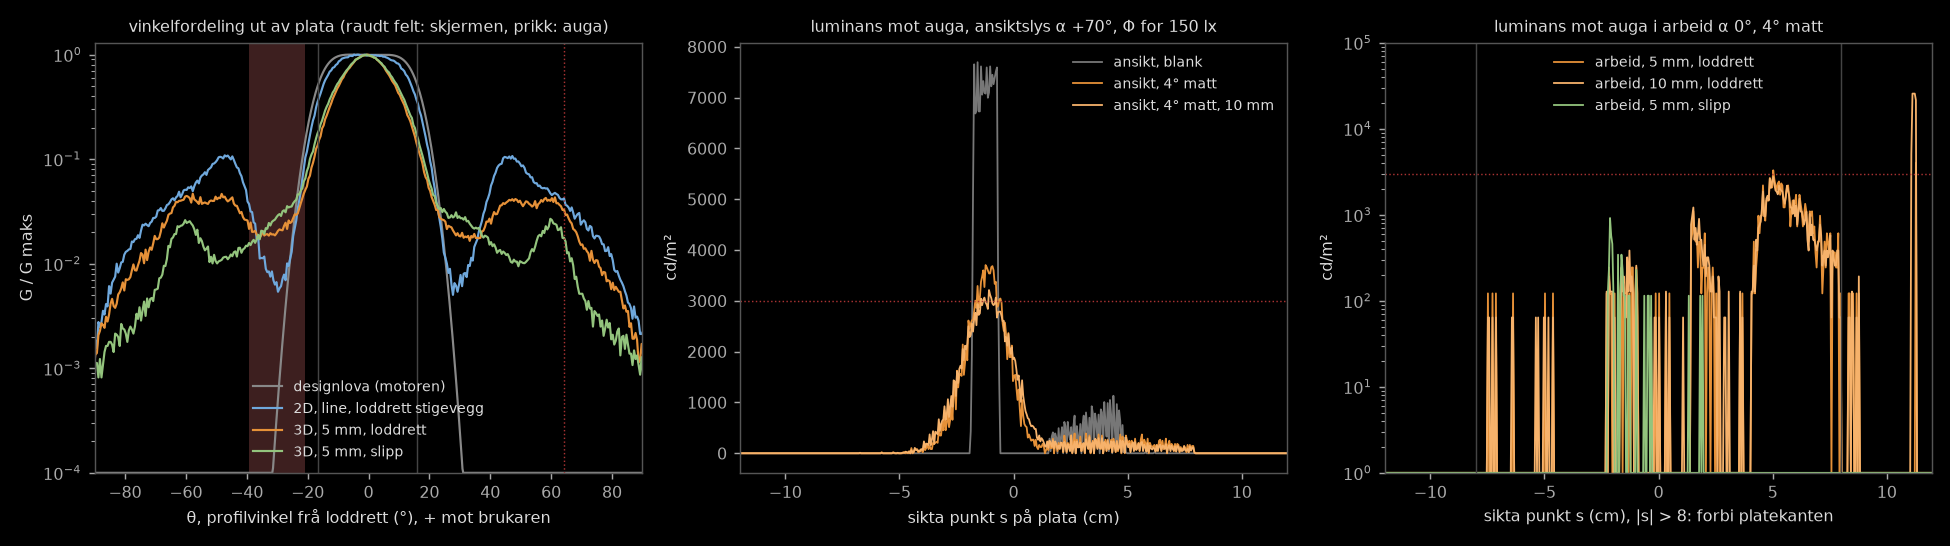

The script that saved this image:
# -*- coding: utf-8 -*-
"""Gransking, linse: prismeoptikken i (c). Uavhengig strålesporar for hovudet i form04 (FINAL).

Eigen kode frå grunnformlane: lambertsk utsending, Snell på vektorform, Fresnel (upolarisert) ved kvar flate,
totalrefleksjon, Monte Carlo-val mellom refleksjon og transmisjon (forventingsrett), fleire sprett.
Ingen import av felles.py eller form04/motor.py. Tal derifrå er skrivne av som konstantar (merkte).

Geometri i snittet (s, z): s = fram (mot brukaren ved α 0), z = ned frå LED-aksen. Retningar er 3D (dx, ds, dz),
flatene er 2D (lineær struktur, normalane har ingen x-del), så skeive strålar vert rett brotne (Bravais).
  LED: lambertsk stripe z = 0, |s| <= w/2.  Renne: veggar s = ±8 mm frå z = -15 til +5 mm (som geometri() i motor.py),
  svarte (motoren reknar lyset dei tek som tapt).  Plate: PMMA n 1,49, overside z = 50 mm (flat), botn z = 53 mm,
  riller under botnen med deling p. Kvar rille: aktiv fasett med vinkel τ frå designlova og ein stigevegg
  (loddrett, eller med slipp β), valfri avrunding r i alle hjørne (tupp og dal).
Designlova (attgjeven frå docstring/optikk() i motor.py, ikkje kalla): lambertsk vifte inn, kumulativ fluks lineær i
tan θ ut mellom kantane av oppgåvesona, normalen til fasetten frå Snell på vektorform.

Køyr: PYTHONIOENCODING=utf-8 python prisme.py   (om lag 2-4 min, éin prosess, éin tråd)
"""
import math, json, os, sys, time
import numpy as np
from numba import njit

HER = os.path.dirname(os.path.abspath(__file__))
T0 = time.time()

# ---------------- konstantar skrivne av ----------------
# felles.py l.17-33
SX0, SX1, SY, SZ0, SZ1 = -0.275, 0.275, 0.45, 0.10, 0.42
WALL = 0.75
EYES = np.array([[0.0, -0.30, 0.45], [-0.15, -0.30, 0.45], [0.15, -0.30, 0.45]])
TX, TY = np.linspace(-0.30, 0.30, 7), np.linspace(0.05, 0.40, 5)
WX, WZ = np.linspace(-0.70, 0.70, 8), np.linspace(0.05, 1.20, 6)
DX_, DY_ = np.linspace(-0.68, 0.68, 8), np.linspace(0.02, 0.73, 5)
E_TASK, E_FACE, L_MAX, DIM = 500.0, 150.0, 3000.0, 0.25
RHO_VEGG = 0.75                                     # som lysstudie.py / fotometri_ab.py
# form04/motor.py FINAL
n = 1.49
L, BP, D, TP, YS, ZS, Y1, Y2 = 0.60, 0.16, 0.05, 0.003, 0.22, 0.70, 0.02, 0.43
SIG = math.radians(4.0)                             # mattering (motoren: gauss 4° på θ)
CW, ZC, WT = 0.008, 0.005, 0.0015                   # renne: halvbreidd, underkant under LED, veggtjukn (geometri())
COL = ((-0.05, 0.512, 0.004), (0.05, 0.542, 0.76))   # søyle (COL_Y, COL_F, COL_W, za+COL_F)
ARM = ((-0.05, 0.208, 0.73), (0.05, 0.542, 0.76))    # arm over hovudet (ys-0,012 .. COL_Y+COL_F, za .. za+COL_F)
# påstandar i tal.csv / skjerm.json (til samanlikning)
MOTOR = dict(eta=0.7388, samla=0.848, T_fresnel=0.917, RISS=0.95, rille_min=-64.51, rille_maks=65.30, innfall_maks=30.61,
             vifte_fra=-16.70, vifte_til=15.95, Phi=432.737, U0=0.6878, E_skjerm=8.784, E_skjerm_maks=37.50, Ev_stem=39.99,
             R_stem=1.0, L_ansikt_snitt=658.6, Phi_ansikt=79.30, L_auga_arb=10.60)
TH1, TH2 = math.atan((YS - Y2) / ZS), math.atan((YS - Y1) / ZS)
ZB = D + TP


# ---------------- designlova (eigen kode) ----------------
def designlov(npts=8001):
    phm = math.atan(BP / 2 / D)
    ph = np.linspace(-phm, phm, npts)
    F = (np.sin(ph) + math.sin(phm)) / (2 * math.sin(phm))
    th = np.arctan(math.tan(TH1) + F * (math.tan(TH2) - math.tan(TH1)))
    pi_ = np.arcsin(np.sin(ph) / n)
    tau = np.arctan2(n * np.sin(pi_) - np.sin(th), n * np.cos(pi_) - np.cos(th))
    s_top = D * np.tan(ph)
    s_bot = s_top + TP * np.tan(pi_)
    return dict(ph=ph, th=th, pi=pi_, tau=tau, s_top=s_top, s_bot=s_bot, phm=phm)


DL = designlov()


def bue(V, u1, u2, r, nseg=6):
    """Avrunding av hjørnet V (inn-retning u1, ut-retning u2) med radius r. Returnerer punkt langs bogen."""
    c = float(np.clip(u1 @ u2, -1, 1))
    Dl = math.acos(c)                       # svingvinkel
    if Dl < 1e-6 or r <= 0:
        return [V]
    t = r * math.tan(Dl / 2)
    T1, T2 = V - u1 * t, V + u2 * t
    b = u2 - u1; b /= np.linalg.norm(b)
    C = V + b * r / math.cos(Dl / 2)
    a1 = math.atan2(*(T1 - C)[::-1]); a2 = math.atan2(*(T2 - C)[::-1])
    da = (a2 - a1 + math.pi) % (2 * math.pi) - math.pi
    return [C + r * np.array([math.cos(a1 + da * k / nseg), math.sin(a1 + da * k / nseg)]) for k in range(nseg + 1)]


def profil(p=0.0008, slipp='loddrett', r=0.0, kart='botn'):
    """Underside som polyline (s, z) frå venstre til høgre, med type per segment (2 fasett, 3 stigevegg, 4 avrunding)."""
    K = int(round(BP / p)); p = BP / K
    e = -BP / 2 + np.arange(K + 1) * p
    m = (e[:-1] + e[1:]) / 2
    sk = DL['s_bot'] if kart == 'botn' else DL['s_top']
    tau = np.interp(m, sk, DL['tau']); th = np.interp(m, sk, DL['th']); pi_ = np.interp(m, sk, DL['pi'])
    if slipp == 'loddrett':
        beta = np.zeros(K)
    else:   # slipp mellom utgangsstrålen (når han går utover) og den indre strålen: ingen av dei treffer veggen
        beta = 0.5 * (np.maximum(th * np.sign(tau), 0) + np.abs(pi_))
    V = [np.array([e[0], ZB])]; typ = []
    for k in range(K):
        tk, bk = tau[k], beta[k]
        if abs(tk) < 1e-9:
            V.append(np.array([e[k + 1], ZB])); typ.append(2); continue
        mt = math.tan(abs(tk)); h = p * mt / (1 + mt * math.tan(bk))
        if tk > 0:      # djup ende til venstre: stigevegg, så fasett
            V.append(np.array([e[k] + h * math.tan(bk), ZB + h])); typ += [3, 2]
        else:           # fasett, så stigevegg
            V.append(np.array([e[k + 1] - h * math.tan(bk), ZB + h])); typ += [2, 3]
        V.append(np.array([e[k + 1], ZB]))
    # midten: celle med τ<0 følgd av τ>0 deler djup kant, fjern felles botnpunkt (to stigeveggar mot kvarandre)
    V2, T2 = [V[0]], []
    i = 1; j = 0
    Vs = V; ts = typ
    while i < len(Vs):
        if i + 1 < len(Vs) and j + 1 < len(ts) and ts[j] == 3 and ts[j + 1] == 3 and abs(Vs[i][1] - ZB) < 1e-12:
            T2.append(3); V2.append(Vs[i + 1]); i += 2; j += 2; continue
        V2.append(Vs[i]); T2.append(ts[j]); i += 1; j += 1
    V, typ = V2, T2
    if r > 0:
        V3, T3 = [V[0]], []
        for i in range(1, len(V) - 1):
            u1 = V[i] - V[i - 1]; u1 /= np.linalg.norm(u1)
            u2 = V[i + 1] - V[i]; u2 /= np.linalg.norm(u2)
            lim = 0.45 * min(np.linalg.norm(V[i] - V[i - 1]), np.linalg.norm(V[i + 1] - V[i]))
            Dl = math.acos(float(np.clip(u1 @ u2, -1, 1)))
            rr = min(r, lim / max(math.tan(Dl / 2), 1e-9)) if Dl > 1e-6 else 0.0
            pts = bue(V[i], u1, u2, rr)
            V3.append(pts[0]); T3.append(typ[i - 1])
            for q in pts[1:]:
                V3.append(q); T3.append(4)
        V3.append(V[-1]); T3.append(typ[-1])
        V, typ = V3, T3
    V = np.array(V)
    SA, SB = V[:-1].copy(), V[1:].copy()
    ok = np.linalg.norm(SB - SA, axis=1) > 1e-12
    SA, SB, typ = SA[ok], SB[ok], np.array(typ)[ok]
    # rutenett for oppslag: bingar med breidd p
    smin = np.minimum(SA[:, 0], SB[:, 0]); smax = np.maximum(SA[:, 0], SB[:, 0])
    i0 = np.clip(np.floor((smin + BP / 2) / p - 1e-6).astype(int), 0, K - 1)
    i1 = np.clip(np.floor((smax + BP / 2) / p + 1e-6).astype(int), 0, K - 1)
    lists = [[] for _ in range(K)]
    for g in range(len(SA)):
        for b in range(i0[g], i1[g] + 1):
            lists[b].append(g)
    B0 = np.zeros(K + 1, np.int64); B0[1:] = np.cumsum([len(l) for l in lists])
    BI = np.array([g for l in lists for g in l], np.int64)
    hmax = float(V[:, 1].max() - ZB)
    return dict(SA=np.ascontiguousarray(SA), SB=np.ascontiguousarray(SB), TYP=typ.astype(np.int64), B0=B0, BI=BI, p=p, K=K,
                hmax=hmax, tau=tau, beta=beta, e=e, V=V)


# ---------------- strålesporar (numba) ----------------
@njit(cache=True)
def naermaste(s, z, ds, dz, last, SA, SB, B0, BI, pg, nb, hmax):
    BIG = 1e30; eps = 1e-11
    tb = BIG; kind = -1; sid = -99; ns = 0.0; nz = 0.0
    hb = BP / 2
    if dz != 0.0 and last != -10:                        # overside
        t = (D - z) / dz
        if t > eps:
            sh = s + t * ds
            if abs(sh) <= hb:
                tb = t; kind = 0; sid = -10; ns = 0.0; nz = 1.0
    if ds != 0.0:                                        # endekantar s = ±bp/2, z frå D til ZB
        for k in range(2):
            sg = -hb if k == 0 else hb
            idk = -11 - k
            if idk == last:
                continue
            t = (sg - s) / ds
            if t > eps and t < tb:
                zh = z + t * dz
                if zh >= D and zh <= ZB:
                    tb = t; kind = 1; sid = idk; ns = 1.0; nz = 0.0
    if dz < 0.0 and z > ZC:                              # renneopning / veggunderkant (for strålar på veg opp)
        t = (ZC - z) / dz
        if t > eps and t < tb:
            sh = s + t * ds
            if abs(sh) < CW + WT:
                tb = t; kind = 5; sid = -20
    # underside: band ZB .. ZB+hmax
    zlo = ZB - 1e-9; zhi = ZB + hmax + 1e-9
    if dz > 0.0:
        ta = (zlo - z) / dz; tz = (zhi - z) / dz
    elif dz < 0.0:
        ta = (zhi - z) / dz; tz = (zlo - z) / dz
    else:
        if z >= zlo and z <= zhi:
            ta = 0.0; tz = BIG
        else:
            ta = 1.0; tz = 0.0
    if ta < 0.0:
        ta = 0.0
    if tz > ta and tz > eps and ta < tb:
        te = tz if tz < tb else tb
        sa = s + ta * ds; se = s + te * ds
        if ds >= 0.0:
            sf = max(sa, -hb); st = min(se, hb); okb = sf <= st
        else:
            sf = min(sa, hb); st = max(se, -hb); okb = sf >= st
        if okb:
            i = int((sf + hb) / pg); i1 = int((st + hb) / pg)
            i = min(max(i, 0), nb - 1); i1 = min(max(i1, 0), nb - 1)
            stp = 1 if ds >= 0.0 else -1
            while True:
                blo = -hb + i * pg; bhi = blo + pg
                tl = BIG; gl = -1
                for j in range(B0[i], B0[i + 1]):
                    g = BI[j]
                    if g == last:
                        continue
                    ax = SA[g, 0]; az = SA[g, 1]; ex = SB[g, 0] - ax; ez = SB[g, 1] - az
                    den = ds * ez - dz * ex
                    if abs(den) < 1e-300:
                        continue
                    wx = ax - s; wz = az - z
                    t = (wx * ez - wz * ex) / den
                    u = (wx * dz - wz * ds) / den
                    if t > eps and u >= -1e-12 and u <= 1.0 + 1e-12 and t < tl:
                        sh = s + t * ds
                        if sh >= blo - 1e-12 and sh <= bhi + 1e-12:
                            tl = t; gl = g
                if gl >= 0:
                    if tl < tb:
                        ex = SB[gl, 0] - SA[gl, 0]; ez = SB[gl, 1] - SA[gl, 1]
                        ll = math.sqrt(ex * ex + ez * ez)
                        tb = tl; kind = 2; sid = gl; ns = -ez / ll; nz = ex / ll
                    break
                if i == i1:
                    break
                i += stp
    return tb, kind, sid, ns, nz


@njit(cache=True)
def kjerne(s, z, dx, ds, dz, SA, SB, TYP, B0, BI, pg, nb, hmax, maxb):
    """Eitt strålespor. Kode: 0 ut i luft, 5 renne (s på z = ZC), 3 for mange sprett, 4 feil."""
    med = 0; last = -99; xs = 0.0; nris = 0; nfil = 0; nbb = 0; nfas = 0
    while nbb < maxb:
        t, kind, sid, ns, nz = naermaste(s, z, ds, dz, last, SA, SB, B0, BI, pg, nb, hmax)
        if kind == -1:
            return (0 if med == 0 else 4), s, z, dx, ds, dz, xs, nris, nfil, nfas, nbb
        s += t * ds; z += t * dz; xs += t * dx
        if kind == 5:
            return 5, s, z, dx, ds, dz, xs, nris, nfil, nfas, nbb
        if kind == 2:
            ty = TYP[sid]
            if ty == 3:
                nris += 1
            elif ty == 4:
                nfil += 1
            else:
                nfas += 1
        ci = -(ds * ns + dz * nz)
        if ci < 0.0:
            ns = -ns; nz = -nz; ci = -ci
        n1 = 1.0 if med == 0 else n
        n2 = n if med == 0 else 1.0
        r = n1 / n2
        k = 1.0 - r * r * (1.0 - ci * ci)
        if k < 0.0:
            R = 1.0
        else:
            ct = math.sqrt(k)
            rs = ((n1 * ci - n2 * ct) / (n1 * ci + n2 * ct)) ** 2
            rp = ((n1 * ct - n2 * ci) / (n1 * ct + n2 * ci)) ** 2
            R = 0.5 * (rs + rp)
        if np.random.random() < R:
            ds = ds + 2.0 * ci * ns; dz = dz + 2.0 * ci * nz
        else:
            ct = math.sqrt(k)
            dx = r * dx; ds = r * ds + (r * ci - ct) * ns; dz = r * dz + (r * ci - ct) * nz
            med = 1 - med
        q = math.sqrt(dx * dx + ds * ds + dz * dz)
        dx /= q; ds /= q; dz /= q
        last = sid
        nbb += 1
    return 3, s, z, dx, ds, dz, xs, nris, nfil, nfas, nbb


@njit(cache=True)
def framover(N, seed, w, tre_d, SA, SB, TYP, B0, BI, pg, nb, hmax, OUT, IOUT):
    """LED -> renne -> plate. OUT: s, z, dx, ds, dz, xs. IOUT: kode, nris, nfil, nfas, nsprett.
    Kode 6: teken av rennevegen ved utsending."""
    np.random.seed(seed)
    for i in range(N):
        s0 = (np.random.random() - 0.5) * w
        if tre_d:
            u1 = np.random.random(); u2 = np.random.random()
            st = math.sqrt(u1); dz = math.sqrt(1.0 - u1)
            dx = st * math.cos(2 * math.pi * u2); ds = st * math.sin(2 * math.pi * u2)
        else:
            sp = 2.0 * np.random.random() - 1.0
            ds = sp; dz = math.sqrt(1.0 - sp * sp); dx = 0.0
        if dz < 1e-9:
            IOUT[i, 0] = 6; continue
        t5 = ZC / dz; s5 = s0 + t5 * ds
        if abs(s5) >= CW:
            IOUT[i, 0] = 6; continue
        c, s, z, dx2, ds2, dz2, xs, nr, nf, nfa, nbb = kjerne(s5, ZC, dx, ds, dz, SA, SB, TYP, B0, BI, pg, nb, hmax, 60)
        OUT[i, 0] = s; OUT[i, 1] = z; OUT[i, 2] = dx2; OUT[i, 3] = ds2; OUT[i, 4] = dz2; OUT[i, 5] = xs + t5 * dx
        IOUT[i, 0] = c; IOUT[i, 1] = nr; IOUT[i, 2] = nf; IOUT[i, 3] = nfa; IOUT[i, 4] = nbb


@njit(cache=True)
def bakover(P, Dv, X0, w, seed, SA, SB, TYP, B0, BI, pg, nb, hmax, RES):
    """Strålar frå auga (lokal ramme). RES[i] = 1 om strålen endar på LED-stripa (|s| <= w/2, |x| <= L/2)."""
    np.random.seed(seed)
    for i in range(P.shape[0]):
        c, s, z, dx, ds, dz, xs, nr, nf, nfa, nbb = kjerne(P[i, 0], P[i, 1], Dv[i, 0], Dv[i, 1], Dv[i, 2], SA, SB, TYP, B0, BI, pg, nb, hmax, 60)
        RES[i] = 0.0
        if c == 5 and abs(s) < CW and dz < 0.0:
            t0 = -z / dz
            se = s + t0 * ds; xe = X0[i] + xs + t0 * dx
            if abs(se) <= w / 2 and abs(xe) <= L / 2:
                RES[i] = 1.0


# ---------------- køyring og utlesing ----------------
def spor(Pr, N, w, tre_d=True, seed=1):
    OUT = np.zeros((N, 6)); IOUT = np.zeros((N, 5), np.int64)
    framover(N, seed, w, tre_d, Pr['SA'], Pr['SB'], Pr['TYP'], Pr['B0'], Pr['BI'], Pr['p'], Pr['K'], Pr['hmax'], OUT, IOUT)
    return OUT, IOUT


def budsjett(OUT, IOUT, N, matt=True, seed=5):
    c = IOUT[:, 0]
    ut = c == 0
    th = np.arctan2(OUT[:, 3], OUT[:, 4])
    if matt:
        th = th + np.random.default_rng(seed).normal(0, SIG, len(th))
    ned = ut & (np.cos(th) > 0)
    tl, tr = TH1, TH2
    iv = ned & (th >= tl - math.radians(0.5)) & (th <= tr + math.radians(0.5))
    th0 = np.arctan2(OUT[:, 3], OUT[:, 4])
    iv0 = ned & (th0 >= tl - math.radians(0.5)) & (th0 <= tr + math.radians(0.5))
    ris = ut & (IOUT[:, 1] > 0)
    w = 1.0 / N
    thd = np.degrees(th[ned])
    q = np.percentile(thd, [0.5, 2.5, 50, 97.5, 99.5]) if ned.any() else [np.nan] * 5
    return dict(samla=float(1 - (c == 6).mean()), eta_ned=float(ned.sum() * w), eta_opp=float((ut & ~ned).sum() * w),
                renne_tilbake=float((c == 5).sum() * w), fanga=float((c == 3).sum() * w), feil=float((c == 4).sum() * w),
                i_vifta_umatt=float(iv0.sum() * w), utanfor_vifta_umatt=float((ned & ~iv0).sum() * w),
                del_ned_som_traff_stigevegg=float((ned & (IOUT[:, 1] > 0)).sum() / max(ned.sum(), 1)),
                del_utsendt_som_traff_stigevegg=float(((c != 6) & (IOUT[:, 1] > 0)).sum() * w),
                del_ned_avrunding=float((ned & (IOUT[:, 2] > 0)).sum() / max(ned.sum(), 1)),
                stigevegg_i_vifta=float((iv0 & (IOUT[:, 1] > 0)).sum() * w),
                stigevegg_utanfor=float((ned & ~iv0 & (IOUT[:, 1] > 0)).sum() * w),
                theta_kvantil_0_5_2_5_50_97_5_99_5=[float(v) for v in q],
                mot_skjermsida_lt_m35=float((ned & (th < math.radians(-35))).sum() * w),
                mot_brukaren_gt_35=float((ned & (th > math.radians(35))).sum() * w))


def G_tab(OUT, IOUT, N, matt=True, seed=5, bin_deg=0.5):
    ut = IOUT[:, 0] == 0
    th = np.arctan2(OUT[:, 3], OUT[:, 4])[ut]
    if matt:
        th = th + np.random.default_rng(seed).normal(0, SIG, len(th))
    e = np.radians(np.arange(-180, 180.001, bin_deg))
    H, _ = np.histogram(th, e)
    c = (e[:-1] + e[1:]) / 2
    return c, H / N / (e[1] - e[0])           # LED-lm per radian av profilvinkelen (heile kula)


def G_design(matt=True):
    """Designfordelinga (motorens premiss, eigen kode): lambertsk inn med Fresnel per stråle, jamn E ut."""
    ph, th, pi_, tau = DL['ph'], DL['th'], DL['pi'], DL['tau']

    def fr(ci, ct, n1, n2):
        rs = ((n1 * ci - n2 * ct) / (n1 * ci + n2 * ct)) ** 2; rp = ((n1 * ct - n2 * ci) / (n1 * ct + n2 * ci)) ** 2
        return 1 - 0.5 * (rs + rp)
    T1 = fr(np.cos(ph), np.cos(pi_), 1.0, n)
    T2 = fr(np.cos(pi_ - tau), np.cos(th - tau), n, 1.0)
    wph = 0.5 * np.cos(ph) * T1 * T2 * MOTOR['RISS']          # LED-lm per radian av φ (profilmarginal av lambert = ½cos φ)
    e = np.radians(np.arange(-180, 180.001, 0.25)); c = (e[:-1] + e[1:]) / 2
    cum = np.concatenate([[0], np.cumsum(0.5 * (wph[1:] + wph[:-1]) * np.diff(ph))])
    Fe = np.interp(e, th, cum, left=0, right=cum[-1])
    G = np.diff(Fe) / np.diff(e)
    if matt:
        k = np.exp(-0.5 * (np.degrees(c - 0) / math.degrees(SIG)) ** 2); k /= k.sum()
        G = np.convolve(G, k, mode='same')
    return c, G, float(cum[-1])


# ---- fjernfelt (som motoren: linjekjelde langs x, I = G(θ)·(2/π)·cos ξ per eining lengd) ----
def E_fjern(c, G, Q, qn, alfa, nsrc=60):
    xs = (np.arange(nsrc) + .5) / nsrc * L - L / 2
    S = np.c_[xs, np.full(nsrc, YS), np.full(nsrc, ZS)]
    d = Q[None] - S[:, None]
    r = np.linalg.norm(d, axis=-1)
    xi = np.arcsin(np.clip(d[..., 0] / r, -1, 1))
    th = np.arctan2(-d[..., 1], -d[..., 2])
    gam = (th - alfa + np.pi) % (2 * np.pi) - np.pi
    I = np.interp(gam, c, G) * (2 / np.pi) * np.cos(xi) / nsrc
    ci = -(d @ qn) / r
    return np.where(ci > 0, I * ci / r ** 2, 0).sum(0)


def punkt(xg, yg, kind):
    X, Y = np.meshgrid(xg, yg)
    if kind == 'bord':
        return np.c_[X.ravel(), Y.ravel(), np.zeros(X.size)]
    return np.c_[X.ravel(), np.full(X.size, WALL - 1e-3), Y.ravel()]


TASKP, WALLP, DESKP = punkt(TX, TY, 'bord'), punkt(WX, WZ, 'vegg'), punkt(DX_, DY_, 'bord')
UP, MOTB = np.array([0, 0, 1.0]), np.array([0, -1.0, 0])


def fjern_tal(c, G):
    Et = E_fjern(c, G, TASKP, UP, 0.0)
    Phi = E_TASK / Et.mean()
    Ew = E_fjern(c, G, WALLP, MOTB, math.radians(-105)).mean(); Ed = E_fjern(c, G, DESKP, UP, math.radians(-105)).mean()
    Wf = punkt(np.linspace(-0.69, 0.69, 35), np.linspace(0.06, 1.19, 29), 'vegg')
    Ewf = E_fjern(c, G, Wf, MOTB, math.radians(-105)).mean()
    imin = np.argmin(Et)
    return dict(Phi=float(Phi), U0=float(Et.min() / Et.mean()), min_ved=(float(TASKP[imin, 0]), float(TASKP[imin, 1])),
                Ev_stem=float(Ew * Phi * DIM), Ev_stem_heile_feltet=float(Ewf * Phi * DIM), R_stem=float(Ew / (Ew + Ed)))


# ---- nærfelt: strålar ut i scena ----
def ramme(a):
    return np.array([0, -math.cos(a), math.sin(a)]), np.array([0, -math.sin(a), -math.cos(a)])


def boks_t(P, V, lo, hi):
    with np.errstate(divide='ignore', invalid='ignore'):
        t1 = (np.array(lo)[None] - P) / V; t2 = (np.array(hi)[None] - P) / V
    tmin = np.nanmax(np.minimum(t1, t2), axis=1); tmax = np.nanmin(np.maximum(t1, t2), axis=1)
    return np.where((tmax >= np.maximum(tmin, 0)) & (tmax > 0), np.maximum(tmin, 0), np.inf)


def scene(OUT, IOUT, N, alfa, matt=True, seed=11, hindringar=(COL,), sig=SIG):
    rng = np.random.default_rng(seed)
    ut = IOUT[:, 0] == 0
    o = OUT[ut]
    x0 = (rng.random(len(o)) - 0.5) * L
    xe = x0 + o[:, 5]
    kinn = np.abs(xe) > L / 2
    ds, dz = o[:, 3], o[:, 4]
    if matt:
        g = rng.normal(0, sig, len(o)); cg, sg = np.cos(g), np.sin(g)
        ds, dz = ds * cg + dz * sg, -ds * sg + dz * cg
    fr, ne = ramme(alfa)
    P = np.c_[xe, YS + o[:, 0] * fr[1] + o[:, 1] * ne[1], ZS + o[:, 0] * fr[2] + o[:, 1] * ne[2]]
    V = np.c_[o[:, 2], ds * fr[1] + dz * ne[1], ds * fr[2] + dz * ne[2]]
    V /= np.linalg.norm(V, axis=1, keepdims=True)
    w = np.full(len(o), 1.0 / N); w[kinn] = 0.0
    with np.errstate(divide='ignore', invalid='ignore'):
        td = np.where(V[:, 2] < 0, -P[:, 2] / V[:, 2], np.inf)
        tw = np.where(V[:, 1] > 0, (WALL - P[:, 1]) / V[:, 1], np.inf)
        ts = np.where(np.abs(V[:, 1]) > 1e-12, (SY - P[:, 1]) / V[:, 1], np.inf)
        te = np.where(V[:, 1] < 0, (EYES[0, 1] - P[:, 1]) / V[:, 1], np.inf)
    ts = np.where(ts > 1e-9, ts, np.inf)
    Ps = P + np.where(np.isfinite(ts), ts, 0)[:, None] * V
    on = np.isfinite(ts) & (Ps[:, 0] > SX0) & (Ps[:, 0] < SX1) & (Ps[:, 2] > SZ0) & (Ps[:, 2] < SZ1)
    ts = np.where(on, ts, np.inf)
    tb = np.full(len(o), np.inf)
    for lo, hi in hindringar:
        tb = np.minimum(tb, boks_t(P, V, lo, hi))
    t = np.minimum.reduce([td, tw, ts, tb])
    Q = P + np.where(np.isfinite(t), t, 0)[:, None] * V
    kind = np.select([t == ts, t == tb, t == td, t == tw], [1, 4, 2, 3], 0)
    kind[~np.isfinite(t)] = 0
    # auga: vindauge ±3 cm i planet y = -0,30 (andletet ser mot +y), berre om strålen ikkje er stoppa før
    Pe = P + np.where(np.isfinite(te), te, 0)[:, None] * V
    he = 0.03
    eye = np.isfinite(te) & (te < t) & (np.abs(Pe[:, 0] - EYES[0, 0]) < he) & (np.abs(Pe[:, 2] - EYES[0, 2]) < he)
    return dict(Q=Q, kind=kind, w=w, V=V, eye_E=float(w[eye].sum() / (2 * he) ** 2), kinn=float(kinn.mean() * ut.sum() / N))


def celle_E(Qa, Qb, w, ga, gb, h):
    """Illuminans i kvadratiske celler ±h rundt gitterpunkta (ga × gb)."""
    ia = np.rint((Qa - ga[0]) / (ga[1] - ga[0])).astype(int); ib = np.rint((Qb - gb[0]) / (gb[1] - gb[0])).astype(int)
    ok = (ia >= 0) & (ia < len(ga)) & (ib >= 0) & (ib < len(gb))
    ok[ok] &= (np.abs(Qa[ok] - ga[ia[ok]]) < h) & (np.abs(Qb[ok] - gb[ib[ok]]) < h)
    E = np.bincount(ib[ok] * len(ga) + ia[ok], weights=w[ok], minlength=len(ga) * len(gb))
    return E.reshape(len(gb), len(ga)) / (2 * h) ** 2


def naer_tal(OUT, IOUT, N, matt=True, sig=SIG):
    A = scene(OUT, IOUT, N, 0.0, matt, sig=sig)
    d = A['kind'] == 2
    Et = celle_E(A['Q'][d, 0], A['Q'][d, 1], A['w'][d], TX, TY, 0.015)
    rect = d & (np.abs(A['Q'][:, 0]) <= 0.30) & (A['Q'][:, 1] >= 0.05) & (A['Q'][:, 1] <= 0.40)
    Phi = E_TASK / Et.mean()
    sc = (A['kind'] == 1) & (A['V'][:, 1] > 0)
    Asc = (SX1 - SX0) * (SZ1 - SZ0)
    gx = SX0 + (np.arange(11) + .5) * 0.05; gz = SZ0 + (np.arange(8) + .5) * 0.04
    Esc = celle_E(A['Q'][sc, 0], A['Q'][sc, 2], A['w'][sc], gx, gz, 0.02)
    M = scene(OUT, IOUT, N, math.radians(-105), matt, sig=sig)
    wv = M['kind'] == 3; dd = M['kind'] == 2
    Ew = celle_E(M['Q'][wv, 0], M['Q'][wv, 2], M['w'][wv], WX, WZ, 0.025)
    Ed = celle_E(M['Q'][dd, 0], M['Q'][dd, 1], M['w'][dd], DX_, DY_, 0.025)
    felt = wv & (np.abs(M['Q'][:, 0]) <= 0.70) & (M['Q'][:, 2] >= 0.05) & (M['Q'][:, 2] <= 1.20)
    Ew_fin = M['w'][felt].sum() / (1.4 * 1.15)
    F = scene(OUT, IOUT, N, math.radians(70), matt, sig=sig)
    imin = np.unravel_index(np.argmin(Et), Et.shape)
    return dict(E_rel_rutenett=np.round(Et / Et.mean(), 2).tolist(), min_ved=(float(TX[imin[1]]), float(TY[imin[0]])),
                Phi=float(Phi), U0=float(Et.min() / Et.mean()), Phi_heile_sona=float(E_TASK / (A['w'][rect].sum() / 0.21)),
                E_skjerm_snitt=float(A['w'][sc].sum() / Asc * Phi), E_skjerm_maks_celle=float(Esc.max() * Phi),
                del_paa_skjerm=float(A['w'][sc].sum()), del_paa_oppgava=float(A['w'][rect].sum()), kinn=A['kinn'],
                R_stem=float(Ew.mean() / (Ew.mean() + Ed.mean())), Ev_stem=float(Ew.mean() * Phi * DIM),
                Lv_stem=float(RHO_VEGG * Ew.mean() * Phi * DIM / math.pi), Ev_stem_heile_feltet=float(Ew_fin * Phi * DIM),
                del_paa_veggfeltet_stem=float(M['w'][felt].sum()), del_soyle_stem=float(M['w'][M['kind'] == 4].sum()),
                E_ansikt_per_lm=F['eye_E'], Phi150=float(E_FACE / F['eye_E']) if F['eye_E'] > 0 else None)


# ---- luminans: bakoversporing frå auga ----
def luminans(Pr, w, alfa, eye, xt, ns=480, per=400, matt=True, seed=3, smax=0.12, sig=SIG):
    """Luminans av hovudet sett frå auga, som funksjon av sikta punkt s i planet rett under rillene (x = xt).
    Strålen startar i det planet (ikkje i auga), slik at matteringa (gauss σ 4° i profilvinkelen, motorens premiss)
    verkar ved plata. Utanfor plata (|s| > 8 cm) ingen mattering: der ser auget forbi kanten, inn mot renna.
    Eining: delen av LED-luminansen (radians av stripa)."""
    rng = np.random.default_rng(seed)
    fr, ne = ramme(alfa)
    O = np.array([0, YS, ZS])
    el = np.array([eye[0], (eye - O) @ fr, (eye - O) @ ne])
    zq = ZB + Pr['hmax'] + 0.0005
    sb = np.linspace(-smax, smax, ns + 1)
    st = rng.uniform(np.repeat(sb[:-1], per), np.repeat(sb[1:], per))
    Dl = np.c_[np.full(len(st), xt - el[0]), st - el[1], np.full(len(st), zq - el[2])]
    Dl /= np.linalg.norm(Dl, axis=1, keepdims=True)
    if matt:
        g = rng.normal(0, sig, len(Dl)) * (np.abs(st) <= BP / 2); cg, sg = np.cos(g), np.sin(g)
        Dl[:, 1], Dl[:, 2] = Dl[:, 1] * cg + Dl[:, 2] * sg, -Dl[:, 1] * sg + Dl[:, 2] * cg
    P = np.ascontiguousarray(np.c_[st, np.full(len(st), zq)])
    RES = np.zeros(len(Dl))
    bakover(P, np.ascontiguousarray(Dl), np.full(len(Dl), xt), w, seed, Pr['SA'], Pr['SB'], Pr['TYP'], Pr['B0'], Pr['BI'],
            Pr['p'], Pr['K'], Pr['hmax'], RES)
    prof = RES.reshape(ns, per).mean(1)
    return (sb[:-1] + sb[1:]) / 2, prof


def L_tal(sc, prof):
    """Toppar (glidande snitt over 1 mm og 1 cm) på plata og utanfor kanten, og snitt over plata. Delar av L_LED."""
    h = sc[1] - sc[0]
    paa = np.abs(sc) <= BP / 2
    m1 = np.convolve(prof, np.ones(max(1, int(round(0.001 / h)))) / max(1, int(round(0.001 / h))), mode='same')
    m10 = np.convolve(prof, np.ones(int(round(0.01 / h))) / int(round(0.01 / h)), mode='same')
    pp = np.where(paa, prof, 0)
    lit = pp > 0.05 * pp.max() if pp.max() > 0 else pp > 1
    return dict(topp_1mm=float(m1[paa].max()), topp_1cm=float(m10[paa].max()), snitt_plata=float(prof[paa].mean()),
                kant_1mm=float(m1[~paa].max()), s_topp_cm=float(sc[paa][np.argmax(m1[paa])] * 100),
                breidd_lysande_cm=float(lit.sum() * h * 100))


# ---------------- køyring ----------------
if __name__ == '__main__':
    UT = {}
    def skriv(*a):
        print(*a, flush=True)

    # 0) designlova mot motoren
    UT['design'] = dict(tau_min=float(np.degrees(DL['tau'].min())), tau_maks=float(np.degrees(DL['tau'].max())),
                        phi_maks=float(np.degrees(DL['phm'])), vifte=(float(np.degrees(TH1)), float(np.degrees(TH2))),
                        avbøying_kant_deg=float(np.degrees(DL['ph'][-1] - DL['th'][-1])),
                        innfall_maks=float(np.degrees(np.abs(DL['pi'] - DL['tau']).max())))
    skriv('design', UT['design'])
    cD, GD, etaD = G_design(True)
    UT['design']['eta_design_inkl_RISS'] = etaD
    UT['fjern_design'] = fjern_tal(cD, GD)
    skriv('fjernfelt med designfordelinga (skal gje motoren):', UT['fjern_design'], 'η', etaD)

    # 1) prøvar: flat plate (τ = 0) og designkontroll (2D, w = 0, berre strålar med 2 brytingar)
    flat = dict(profil(0.0008))
    flat.update(SA=np.array([[-BP / 2, ZB]]), SB=np.array([[BP / 2, ZB]]), TYP=np.array([2], np.int64), hmax=0.0,
                B0=np.arange(flat['K'] + 1, dtype=np.int64), BI=np.zeros(flat['K'], np.int64))
    tr = []
    for sd in range(20000):
        c, s, z, dx, ds, dz, xs, nr, nf, nfa, nbb = kjerne(0.0, 0.0, 0.0, 0.0, 1.0, flat['SA'], flat['SB'], flat['TYP'], flat['B0'], flat['BI'],
                                                          flat['p'], flat['K'], flat['hmax'], 60)
        tr.append(c == 0 and dz > 0)
    R0 = ((n - 1) / (n + 1)) ** 2
    UT['prove_flat'] = dict(T_mc=float(np.mean(tr)), T_teori_fleire_sprett=float((1 - R0) / (1 + R0)), T_teori_to_flater=float((1 - R0) ** 2))
    skriv('prøve flat plate, normalt innfall:', UT['prove_flat'])
    rng = np.random.default_rng(1); avv = []
    for i in range(3000):
        u1, u2 = rng.random(), rng.random()
        st, dz0 = math.sqrt(u1) * 0.8, None
        dx0, ds0 = st * math.cos(2 * math.pi * u2), st * math.sin(2 * math.pi * u2); dz0 = math.sqrt(1 - dx0 ** 2 - ds0 ** 2)
        c, s, z, dx, ds, dz, xs, nr, nf, nfa, nbb = kjerne(0.0, 0.0, dx0, ds0, dz0, flat['SA'], flat['SB'], flat['TYP'], flat['B0'], flat['BI'],
                                                          flat['p'], flat['K'], flat['hmax'], 60)
        if c == 0 and dz > 0:
            avv.append(math.degrees(math.acos(min(1.0, dx * dx0 + ds * ds0 + dz * dz0))))
    UT['prove_flat']['skeiv_maks_avvik_deg'] = float(max(avv))
    skriv('skeive strålar gjennom flat plate, største avvik ut/inn (grader):', max(avv))

    # 2) strålesporaren, variantar
    N = 1_200_000
    VAR = [('2D_w0_loddrett', dict(), 0.0, False), ('3D_w0_loddrett', dict(), 0.0, True), ('3D_w5_loddrett', dict(), 0.005, True),
           ('3D_w10_loddrett', dict(), 0.010, True), ('2D_w0_slipp', dict(slipp='slipp'), 0.0, False), ('3D_w5_slipp', dict(slipp='slipp'), 0.005, True),
           ('3D_w10_slipp', dict(slipp='slipp'), 0.010, True), ('3D_w5_loddrett_r10', dict(r=10e-6), 0.005, True),
           ('3D_w5_slipp_r10', dict(slipp='slipp', r=10e-6), 0.005, True), ('3D_w5_loddrett_p04', dict(p=0.0004), 0.005, True),
           ('3D_w5_loddrett_topp', dict(kart='topp'), 0.005, True)]
    PROF = {}
    UT['spor'] = {}; GT = {}; LAGRA = {}
    for nm, kw, w, d3 in VAR:
        t1 = time.time()
        Pr = PROF.setdefault(json.dumps(kw, sort_keys=True), profil(**kw))
        OUT, IOUT = spor(Pr, N, w, d3, seed=7)
        b = budsjett(OUT, IOUT, N)
        b['hmax_mm'] = Pr['hmax'] * 1000; b['segment'] = int(len(Pr['SA']))
        c, G = G_tab(OUT, IOUT, N)
        GT[nm] = (c, G)
        b['fjern'] = fjern_tal(c, G)
        if d3 and nm in ('3D_w0_loddrett', '3D_w5_loddrett', '3D_w10_loddrett', '3D_w5_slipp', '3D_w10_slipp', '3D_w5_loddrett_r10', '3D_w5_slipp_r10'):
            b['naer'] = naer_tal(OUT, IOUT, N)
        UT['spor'][nm] = b
        b['beta_maks_deg'] = float(np.degrees(Pr['beta'].max()))
        if nm in ('3D_w5_loddrett', '3D_w10_loddrett', '3D_w5_slipp', '3D_w10_slipp'):
            LAGRA[nm] = (OUT, IOUT)
        skriv(f'{nm:24s} {time.time()-t1:5.1f}s', json.dumps(b, ensure_ascii=False))

    # designkontroll: 2D, w 0, strålar som gjekk gjennom nøyaktig to flater og ingen stigevegg: θ ut mot designlova
    Pr = PROF[json.dumps({}, sort_keys=True)]
    OUT, IOUT = spor(Pr, 200_000, 0.0, False, seed=9)
    ok = (IOUT[:, 0] == 0) & (IOUT[:, 4] == 2) & (IOUT[:, 1] == 0) & (OUT[:, 4] > 0)
    # inngangsvinkelen frå utgangspunktet er ikkje lagra; bruk monotoni: sorter etter utgangsstad s og samanlikn med θ(s) i lova
    th_ut = np.degrees(np.arctan2(OUT[ok, 3], OUT[ok, 4]))
    s_ut = OUT[ok, 0]
    th_lov = np.degrees(np.interp(s_ut, DL['s_bot'], DL['th']))
    UT['designkontroll'] = dict(n=int(ok.sum()), avvik_median_deg=float(np.median(np.abs(th_ut - th_lov))),
                                avvik_95_deg=float(np.percentile(np.abs(th_ut - th_lov), 95)))
    skriv('designkontroll (θ ut mot lova, reine to-flate-strålar):', UT['designkontroll'])

    # stigeveggtreff som funksjon av s (3D, w 5, loddrett): kor på plata tapet sit
    Pr = PROF[json.dumps({}, sort_keys=True)]
    OUT, IOUT = spor(Pr, N, 0.005, True, seed=13)
    ut = IOUT[:, 0] == 0
    th = np.arctan2(OUT[:, 3], OUT[:, 4]); ned = ut & (np.cos(th) > 0)
    iv = ned & (th >= TH1 - math.radians(.5)) & (th <= TH2 + math.radians(.5))
    sb = np.linspace(-BP / 2, BP / 2, 9)
    rad = []
    for a, b_ in zip(sb[:-1], sb[1:]):
        m = ned & (OUT[:, 0] >= a) & (OUT[:, 0] < b_)
        rad.append(dict(s_cm=f'{a*100:+.0f}..{b_*100:+.0f}', del_av_ned=float(m.sum() / ned.sum()), stigevegg=float((m & (IOUT[:, 1] > 0)).sum() / max(m.sum(), 1)),
                        i_vifta=float((m & iv).sum() / max(m.sum(), 1))))
    UT['stigevegg_per_sone'] = rad
    skriv('stigeveggtreff per sone (3D w5):', rad)

    # 3) luminans mot auga (bakover), α +70 (ansikt) og α 0 (arbeid). Fire syn: tre auge rett fram (x = auge-x) og
    #    midtauga skrått mot enden av plata (x = 0,25). Absolutte tal med Φ frå nærfeltet til same variant.
    UT['luminans'] = {}; PROFIL = {}
    SYN = [(EYES[0], 0.0), (EYES[1], -0.15), (EYES[2], 0.15), (EYES[0], 0.25)]
    for nm, kw in (('loddrett', {}), ('slipp', dict(slipp='slipp'))):
        Pr = PROF[json.dumps(kw, sort_keys=True)]
        for w in (0.005, 0.010):
            vn = f'3D_w{int(w*1000)}_{nm}'
            Phi_a, Phi_f = UT['spor'][vn]['naer']['Phi'], UT['spor'][vn]['naer']['Phi150']
            LL = 1 / (math.pi * w * L)                      # cd/m² per LED-lm for ei jamn lambertsk stripe
            for stl, a, Phi in (('ansikt_+70', 70.0, Phi_f), ('arbeid_0', 0.0, Phi_a)):
                for matt in (False, True):
                    best = None; kant = 0.0
                    for vi, (eye, xt) in enumerate(SYN):
                        sc, prof = luminans(Pr, w, math.radians(a), eye, xt, matt=matt, seed=3 + vi)
                        r = L_tal(sc, prof)
                        r['syn'] = vi; kant = max(kant, r['kant_1mm'])
                        if best is None or r['topp_1mm'] > best['topp_1mm']:
                            best = r; PROFIL[f'{nm}_w{int(w*1000)}_{stl}_{"matt" if matt else "blank"}'] = (sc, prof * LL * Phi)
                    best['kant_1mm'] = kant
                    for k in ('topp_1mm', 'topp_1cm', 'snitt_plata', 'kant_1mm'):
                        best[k + '_cdm2'] = best[k] * LL * Phi
                    best.update(Phi=Phi, L_LED_cdm2=LL * Phi)
                    key = f'{nm}_w{int(w*1000)}_{stl}_{"matt" if matt else "blank"}'
                    UT['luminans'][key] = best
                    skriv(key, {k: round(v, 3) if isinstance(v, float) else v for k, v in best.items()})
    # 3b) sterkare mattering: kva σ trengst for ansiktstoppen under 3000 cd/m², og kva kostar det i arbeid?
    UT['mattering'] = {}
    for pn, kw, sgd in (('loddrett', {}, 4.0), ('loddrett', {}, 6.0), ('loddrett', {}, 8.0), ('slipp', dict(slipp='slipp'), 4.0), ('slipp', dict(slipp='slipp'), 6.0)):
        Pr = PROF[json.dumps(kw, sort_keys=True)]
        sg_ = math.radians(sgd)
        rr = {}
        for w in (0.005, 0.010):
            vn = f'3D_w{int(w*1000)}_{pn}'
            OUTv, IOUTv = LAGRA[vn]
            q = naer_tal(OUTv, IOUTv, N, sig=sg_)
            LL = 1 / (math.pi * w * L)
            topp = 0.0
            for vi, (eye, xt) in enumerate(SYN):
                sc, prof = luminans(Pr, w, math.radians(70.0), eye, xt, matt=True, seed=30 + vi, sig=sg_)
                topp = max(topp, L_tal(sc, prof)['topp_1mm'])
            topp_a = 0.0
            for vi, (eye, xt) in enumerate(SYN):
                sc, prof = luminans(Pr, w, 0.0, eye, xt, matt=True, seed=40 + vi, sig=sg_)
                topp_a = max(topp_a, L_tal(sc, prof)['topp_1mm'])
            rr[f'w{int(w*1000)}'] = dict(Phi=q['Phi'], U0=q['U0'], E_skjerm=q['E_skjerm_snitt'], E_skjerm_maks=q['E_skjerm_maks_celle'],
                                        Phi150=q['Phi150'], L_ansikt_topp_1mm=topp * LL * q['Phi150'], L_arbeid_topp_1mm=topp_a * LL * q['Phi'],
                                        Ev_stem=q['Ev_stem'], R_stem=q['R_stem'])
        UT['mattering'][f'{pn}_sigma_{sgd:.0f}'] = rr
        skriv(f'mattering {pn} σ {sgd:.0f}°:', json.dumps(rr, ensure_ascii=False))
    # fjernfelt-skjerm (motorens metode) med design-G og spora G, for å skilje nærfelt frå fordeling
    SKP = np.array([[x, SY - 1e-4, z] for z in SZ0 + (np.arange(16) + .5) / 16 * (SZ1 - SZ0) for x in SX0 + (np.arange(22) + .5) / 22 * (SX1 - SX0)])
    UT['skjerm_fjern'] = {}
    for nm_, (c_, G_) in (('design', (cD, GD)), ('3D_w5_loddrett', GT['3D_w5_loddrett']), ('3D_w5_slipp', GT['3D_w5_slipp'])):
        Es = E_fjern(c_, G_, SKP, MOTB, 0.0)
        Phi_ = E_TASK / E_fjern(c_, G_, TASKP, UP, 0.0).mean()
        UT['skjerm_fjern'][nm_] = dict(E_snitt=float(Es.mean() * Phi_), E_maks=float(Es.max() * Phi_), Phi=float(Phi_))
    skriv('skjerm i fjernfelt:', UT['skjerm_fjern'])

    # direkte innsyn til LED-stripa forbi plata (arbeid): geometri utan plate i vegen, frå midtauga
    UT['innsyn_kant'] = {}
    for w in (0.0, 0.005, 0.010):
        fr, ne = ramme(0.0)
        e = EYES[0] - np.array([0, YS, ZS]); se, ze = e @ fr, e @ ne
        ss = np.linspace(-w / 2, w / 2, 2001) if w > 0 else np.array([0.0])
        synleg = []
        for s0 in ss:
            # line frå LED-punkt (s0, 0) til auga: renneopning ved z = ZC og forbi platekanten (z = D, |s| > BP/2)?
            k = (se - s0) / (ze - 0.0)
            s5 = s0 + k * ZC; sD = s0 + k * D; sB = s0 + k * (ZB + 0.002)
            synleg.append(abs(s5) < CW and (abs(sD) > BP / 2) and (abs(sB) > BP / 2))
        synleg = np.array(synleg)
        UT['innsyn_kant'][f'w{int(w*1000)}'] = dict(synleg_del_av_stripa=float(synleg.mean()), synleg_breidd_mm=float(synleg.mean() * w * 1000),
                                                     siktvinkel_deg=float(np.degrees(math.atan2(se, ze))))
    skriv('innsyn forbi platekanten:', UT['innsyn_kant'])

    # kollisjon i stemningsgesten (utanfor linsa, enkel kontroll): plateovekanten mot armen
    kol = []
    for a in range(0, -131, -5):
        fr, ne = ramme(math.radians(a))
        for sv in (-BP / 2, BP / 2):
            for zz in (D, ZB):
                P = np.array([0, YS, ZS]) + sv * fr + zz * ne
                if ARM[0][1] <= P[1] <= ARM[1][1] and ARM[0][2] <= P[2] <= ARM[1][2]:
                    kol.append(a)
    UT['kollisjon_arm_forste_alfa'] = max(kol) if kol else None
    skriv('plata i armen frå α =', UT['kollisjon_arm_forste_alfa'])

    # G(θ)-tabell til md / figur
    UT['G'] = {k: dict(theta_deg=[float(v) for v in np.degrees(c[::4])], G=[float(v) for v in G[::4]]) for k, (c, G) in GT.items()
               if k in ('2D_w0_loddrett', '3D_w5_loddrett', '3D_w10_loddrett', '3D_w5_slipp')}
    UT['G']['design'] = dict(theta_deg=[float(v) for v in np.degrees(cD[::8])], G=[float(v) for v in GD[::8]])
    UT['motor_pastand'] = MOTOR
    # figur: G(θ) og luminansprofil
    try:
        import matplotlib; matplotlib.use('Agg'); import matplotlib.pyplot as plt
        plt.rcParams.update({'figure.facecolor': 'black', 'axes.facecolor': 'black', 'savefig.facecolor': 'black', 'text.color': '#ddd',
                             'axes.labelcolor': '#ddd', 'xtick.color': '#aaa', 'ytick.color': '#aaa', 'axes.edgecolor': '#555', 'font.size': 9})
        fig, ax = plt.subplots(1, 3, figsize=(15, 4.2))
        for k, col, lab in (('design', '#888', 'designlova (motoren)'), ('2D_w0_loddrett', '#6fa8dc', '2D, line, loddrett stigevegg'),
                            ('3D_w5_loddrett', '#e69138', '3D, 5 mm, loddrett'), ('3D_w5_slipp', '#93c47d', '3D, 5 mm, slipp')):
            if k == 'design':
                c_, G_ = cD, GD
            else:
                c_, G_ = GT[k]
            ax[0].semilogy(np.degrees(c_), np.maximum(G_ / G_.max(), 1e-4), color=col, lw=1.2, label=lab)
        for v in (TH1, TH2):
            ax[0].axvline(np.degrees(v), color='#444', lw=0.8)
        ax[0].axvspan(-39.4, -21.0, color='#3d1f1f', lw=0); ax[0].axvline(64.3, color='#a33', lw=0.8, ls=':')
        ax[0].set_xlim(-90, 90); ax[0].set_ylim(1e-4, 1.3); ax[0].set_xlabel('θ, profilvinkel frå loddrett (°), + mot brukaren'); ax[0].set_ylabel('G / G maks')
        ax[0].legend(frameon=False, fontsize=8, loc='lower center'); ax[0].set_title('vinkelfordeling ut av plata (raudt felt: skjermen, prikk: auga)', fontsize=9)
        for k, col, lab in (('loddrett_w5_ansikt_+70_blank', '#777', 'ansikt, blank'), ('loddrett_w5_ansikt_+70_matt', '#e69138', 'ansikt, 4° matt'),
                            ('loddrett_w10_ansikt_+70_matt', '#f6b26b', 'ansikt, 4° matt, 10 mm')):
            if k in PROFIL:
                sc_, pr_ = PROFIL[k]; ax[1].plot(sc_ * 100, pr_, color=col, lw=1, label=lab)
        ax[1].axhline(L_MAX, color='#a33', lw=0.8, ls=':'); ax[1].set_xlim(-12, 12); ax[1].set_xlabel('sikta punkt s på plata (cm)'); ax[1].set_ylabel('cd/m²')
        ax[1].legend(frameon=False, fontsize=8); ax[1].set_title('luminans mot auga, ansiktslys α +70°, Φ for 150 lx', fontsize=9)
        for k, col, lab in (('loddrett_w5_arbeid_0_matt', '#e69138', 'arbeid, 5 mm, loddrett'), ('loddrett_w10_arbeid_0_matt', '#f6b26b', 'arbeid, 10 mm, loddrett'),
                            ('slipp_w5_arbeid_0_matt', '#93c47d', 'arbeid, 5 mm, slipp')):
            if k in PROFIL:
                sc_, pr_ = PROFIL[k]; ax[2].semilogy(sc_ * 100, np.maximum(pr_, 1), color=col, lw=1, label=lab)
        ax[2].axhline(L_MAX, color='#a33', lw=0.8, ls=':'); ax[2].axvline(8, color='#444', lw=0.8); ax[2].axvline(-8, color='#444', lw=0.8)
        ax[2].set_xlim(-12, 12); ax[2].set_ylim(1, 1e5); ax[2].set_xlabel('sikta punkt s (cm), |s| > 8: forbi platekanten'); ax[2].set_ylabel('cd/m²')
        ax[2].legend(frameon=False, fontsize=8); ax[2].set_title('luminans mot auga i arbeid α 0°, 4° matt', fontsize=9)
        fig.tight_layout(); fig.savefig(os.path.join(HER, 'prisme.png'), dpi=130); plt.close(fig)
    except Exception as ex:
        skriv('figur feila:', repr(ex))
    UT['tid_s'] = time.time() - T0
    json.dump(UT, open(os.path.join(HER, 'prisme.json'), 'w', encoding='utf-8'), indent=1, ensure_ascii=False)
    skriv(f'skrive prisme.json ({time.time()-T0:.0f} s)')
